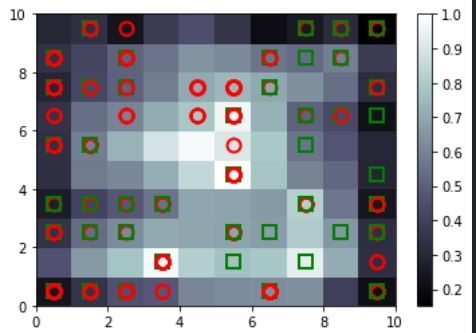

Generate this figure with Python:

import numpy as np
import pandas as pd
import matplotlib.pyplot as plt

dataset=pd.read_csv('Credit_Card_Applications.csv')
X=dataset.iloc[:,:-1].values
y=dataset.iloc[:,-1].values
X=X[:,1:]
from sklearn.preprocessing import MinMaxScaler
sc=MinMaxScaler()
X=sc.fit_transform(X)

from minisom import MiniSom
som=MiniSom(x=10,y=10,input_len=14,sigma=1,learning_rate=0.5)
som.random_weights_init(X)
som.train_random(data=X,num_iteration=100)

#Visualising results

from pylab import bone,pcolor,colorbar,show,plot
bone()
pcolor(som.distance_map().T) #used to get mean internodal dist for all
colorbar()
markers=['o','s']
colors=['r','g']
for i,x in enumerate(X):
    w=som.winner(x) #To get the winner node
    plot(w[0]+0.5,w[1]+0.5,markers[y[i]],markeredgecolor=colors[y[i]],markerfacecolor='None',markersize=10,markeredgewidth=2)
show()

#Identifying fraud customers
mappings=som.win_map(X)
frauds=(mappings[(6,4)])
frauds=sc.inverse_transform(frauds)
